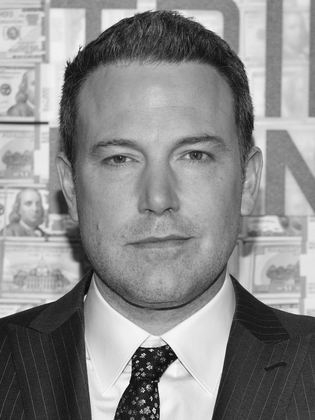
%> input picture HW2/HW2/affleck_gray.png, 315 x 420 px, shrunk from 800 x 1067 before the run
$ octave HW2.m   (GNU Octave 9; MATLAB toolbox functions it lacks are replaced by stand-ins)
%> lines starting %> are read from the running program, lines starting %| are printed output that depends on the picture; in (x1, y1, x2, y2) boxes, pixels count from 0 and x2, y2 are one past the last pixel; in counts of white or black regions, pixels touching at a corner belong together; the program's own positions count from 1

% 1. perform gaussian smoothing on the grayscale image affleck_gray.png (or
% affleck_gray_flip.png). Try it for 5 values, sigma = 20, sigma = 10,
% sigma = 5, sigma = 1, sigma = 0.5
sigmas = [20, 10, 5, 1, 0.5];
%sigma=1.0; % use different values
for sigma = sigmas
    G = fspecial('gaussian', 2*ceil(3*sigma)+1, sigma); % create gaussian filter of 3sigma
    faceIm = double(imread('affleck_gray.png')); % read in image with double precision
%> faceIm: size 420x315 double; min 5, max 255, mean 139.4; mean of the top-left, top-right, bottom-left and bottom-right quarters 154.5, 148.8, 120.4, 134.1
    gIm = imfilter(faceIm, G, 'replicate'); % now let's filter it
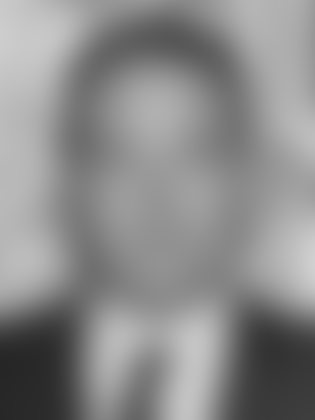
%> gIm: size 420x315 double; min 38.16, max 209.2, mean 139.2
    imshow(gIm/255); % double images need range of 0-1
    imwrite(uint8(gIm), 'gIm_Sigma'+ string(sigma) + '.bmp'); % convert back to integer
    pause;
end

%2.) Write a function to compute and display the 2D Gaussian derivative masks Gx and Gy for a given sigma.
%  Sample the Gaussian derivative/gradient (2D) equation directly (see class notes) at the appropriate x,y (col, row!) locations. Note: each mask is a square 2D matrix. Please ensure that the positive derivative lobe is on the side of the increasing direction of each axis for each mask (see notes regarding the negative sign in the equations). Plot each mask (either in 2D or 3D). [3 pts]
% function definitions below!!

sigma = 5;
%> sigma = 5
[Gx, Gy] = gaussDeriv2D(sigma);
%> in gaussDeriv2D, `maskDim = ceil(3*sigma);`: maskDim = 15
%> in gaussDeriv2D, `maskSize = 2*maskDim + 1;`: maskSize = 31
%> in gaussDeriv2D, `centerRow =  maskDim + 1;`: centerRow = 16
%> the loop in gaussDeriv2D, `for r=1:maskSize` made 31 passes
%> in gaussDeriv2D, `Sx = sum(abs(Gx), 'all');`: Sx = 0.157
figure
contourf(Gx); % 2D / 3D representations, note all the axis labels to make things clear.
title('Gx');
xlabel('x');
ylabel('y');
saveas(gcf,'gX.png');
pause;
surf(Gx);
saveas(gcf,'gX3D.png');
title('Gx')
xlabel('x')
ylabel('y')

pause;
contourf(Gy)
saveas(gcf,'gY.png');
title('Gy')
xlabel('x')
ylabel('y')

pause;
surf(Gy)
saveas(gcf,'gY3D.png');
title('Gy')
xlabel('x')
ylabel('y')
pause;


% 3. Compute and display the gradient magnitude of an image on the web
myIm = imread('PinkGuy.png');
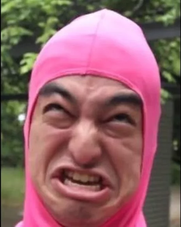
%> input picture HW2/HW2/PinkGuy.png, 181 x 227 px, shrunk from 459 x 577 before the run
%> myIm is the input picture: size 227x181x3 uint8; mean R, G, B 144.1, 98.5, 103.5
myIm = double(rgb2gray(myIm)); % convert to gray scale
%> myIm: size 227x181 double
imagesc(myIm);
colormap("gray");
pause;
gxIm = imfilter(myIm, Gx, 'replicate');
gyIm = imfilter(myIm, Gy, 'replicate');
magIm = sqrt(gxIm.^2 + gyIm.^2); % magnitude
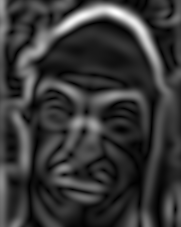
%> magIm: size 227x181 double; min 0.0297, max 91.95, mean 20; drawn with min black and max white
imagesc(gxIm);
pause;
imagesc(gyIm);
pause;
% display magnitude image and save image
imagesc(magIm);
colormap(gray)
saveas(gcf, 'magnitudeImagePinkGuy.png')
pause;

% 4.) Threshold and display the "gradient magnitude” image with different threshold T
% levels. [2 pts] Please note that the
maxThresh = max(max(magIm));
%> maxThresh = 91.95
% pick 4 maxThreshs
Thresholds = [maxThresh / 10, maxThresh / 5, 2*maxThresh/5, 3*maxThresh/5, 4*maxThresh/5];
%> Thresholds = [9.2 18.39 36.78 55.17 73.56]
for T = Thresholds
    tIm = magIm > T;
    imagesc(tIm);
    saveas(gcf, 'pGuyThreshGauss' + string(T) + '.png');
    pause;
end
%> this loop made 5 passes
%> T on passes 1 to 5: 9.2, 18.39, 36.78, 55.17, 73.56
%> pass 1, `tIm = magIm > T;`:
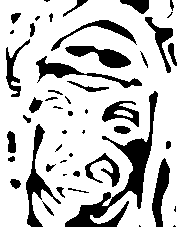
%> tIm: size 227x181 logical; 77.5% white; 50 black regions (16 under 20 px), largest, box (x1, y1, x2, y2) and area: (65, 91, 158, 227) 2369, (26, 124, 61, 227) 876, (36, 56, 142, 88) 743
%> after the loop:
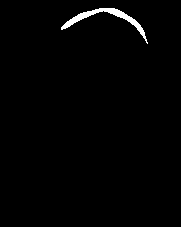
%> displayed picture: size 227x181x3, on the screen's scale of 0 to 255; 1.3% white; 1 white region, box (x1, y1, x2, y2) and area: (61, 8, 148, 44) 515

% 5) Compare the above results with the Sobel masks. [2 pts]
Im = myIm;
for T = Thresholds
    Fx = -fspecial('sobel')';
    fxIm = imfilter(Im,Fx);
    Fy = -fspecial('sobel');
    fyIm = imfilter(Im,Fy);
    magIm = sqrt(fxIm.^2 + fyIm.^2);
    tIm = magIm > T;
    imagesc(tIm);
%> the run ends on the next line
    saveas(gcf, 'pGuySobelThresh' + string(T) + '.png');
% [13 lines not run here, left out]
function dGc = dColumnGauss(r, c, centerColumn, centerRow, sigma)
    mainTerm = (c - centerColumn) / (2 * pi * sigma^4);
    exponentialTerm = exp(-(((c - centerColumn)^2 + (r - centerRow)^2))/(2*sigma^2));
    dGc = (mainTerm * exponentialTerm);
end

function dGr = dRowGauss(r, c, centerColumn, centerRow, sigma)
    mainTerm = (r - centerRow) / (2 * pi * sigma^4);
    exponentialTerm = exp(-(((c - centerColumn)^2 + (r - centerRow)^2))/(2*sigma^2));
    dGr = mainTerm * exponentialTerm;
end

function [Gx, Gy] = gaussDeriv2D(sigma)
    % use 3 sigma mask size equation
    maskDim = ceil(3*sigma);
    maskSize = 2*maskDim + 1;
    centerRow =  maskDim + 1;
    centerColumn = maskDim + 1;
    Gx = zeros(-maskDim, maskDim); % x == column-wise
    Gy = zeros(-maskDim, maskDim); % y == row-wise
    for r=1:maskSize
        for c=1:maskSize
            Gx(r,c) = dColumnGauss(r, c, centerColumn, centerRow, sigma);
            Gy(r,c) = dRowGauss(r, c, centerColumn, centerRow, sigma);
        end
    end
    Sx = sum(abs(Gx), 'all'); % Probably same value, because square matrix
    Sy = sum(abs(Gy), 'all');
    Gx = Gx / Sx; % make sure mask adds up to 1.
    Gy = Gy / Sy;
end
